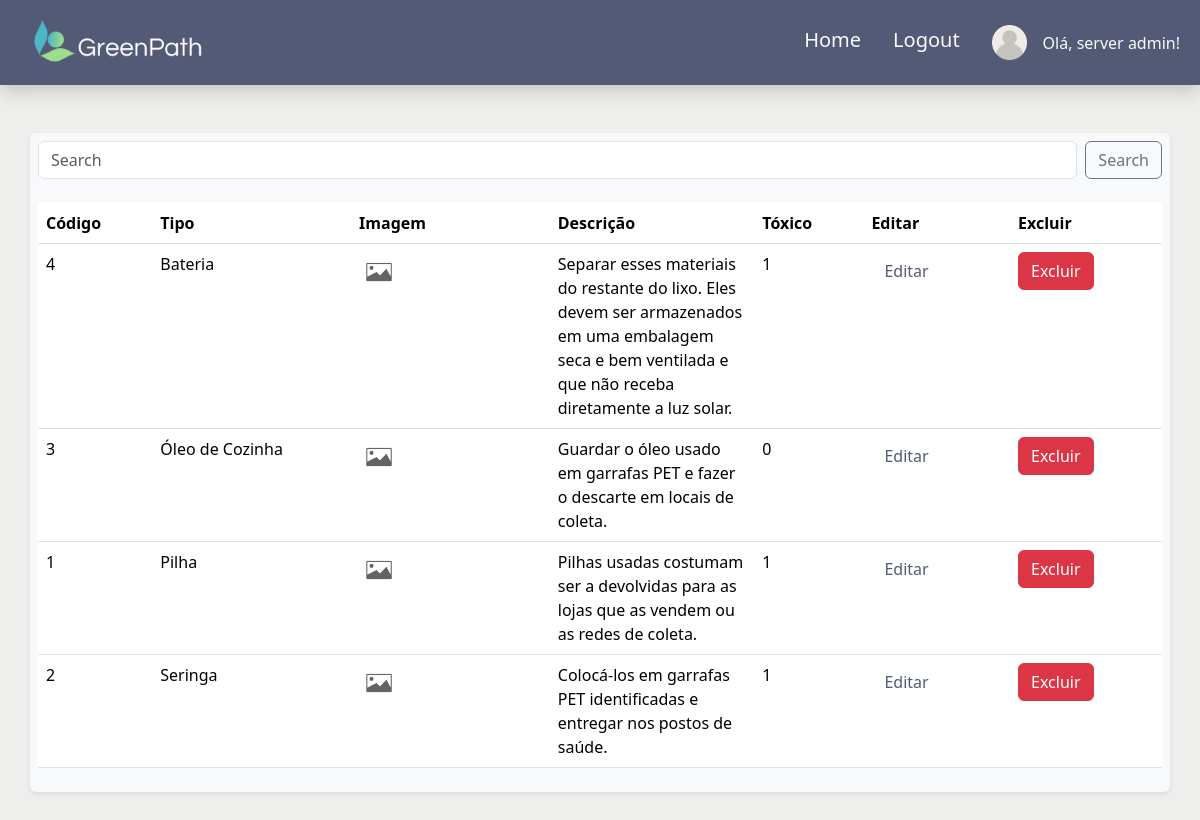
The page /src/page/listarResiduos.php (signed in) on the database its author committed.
### tables this page shows
CREATE TABLE TipoResiduo (
    id_tipo_residuo INT PRIMARY KEY AUTO_INCREMENT NOT NULL,
    nome VARCHAR(50) NOT NULL,
    descricao VARCHAR(255) NOT NULL,
    toxico BOOLEAN NOT NULL,
    imagem MEDIUMBLOB DEFAULT NULL
);

### src/page/listarResiduos.php (the view, shortened to what this page needs)
<!doctype html>
<html lang="en">
<head>
    <link rel="stylesheet" href="../style/styleIndex.css">
    <link href="https://cdn.jsdelivr.net/npm/bootstrap@5.3.3/dist/css/bootstrap.min.css" rel="stylesheet">
</head>
<body style="background-color: #EEEEEC;">
<?php require '../database/connectDB.php'; ?>
<nav class="navbar navbar-expand-lg shadow p-2 mb-5" style="background-color: #535A76;">
          <div class="container-fluid" style="background-color: #535A76;">
            <a class="navbar-brand" href="../../index.php">
              <img src="../../resources/GreenPath.png" alt="GreenPath" width="200" height="59">
            </a>
            <div class="collapse navbar-collapse" id="navbarNav">
              <ul class="navbar-nav ms-auto">
              <li class="nav-item">
                  <a class="nav-link text-light fs-5 p-3" href="#" onclick="window.location.href='homeAdm.php'">Home</a>
                </li>
                <li class="nav-item">
                  <a class="nav-link text-light fs-5 p-3" href="#" onclick="window.location.href='logout.php'">Logout</a>
                </li>
                <li class="nav-item d-flex align-items-center justify-content-between">
                    <a class="nav-link p-3" href="#" onclick="window.location.href='editarConta.php'">
                        <img src="../../resources/do-utilizador.png" alt="GreenPath" style="max-width: 35px;"></a>
                        <span class="navbar-text text-light">
                        <?php
                            if (isset($_SESSION['nome'])) {
                                echo "Olá, " . htmlspecialchars($_SESSION['nome']) . "!";
                            }
                        ?>
                        </span>
                </li>
              </ul>
            </div>
          </div>
        </nav>
    <?php
        $conn = new mysqli($servername, $username, $password, $database);
        if (!empty($_GET['search'])) {
            $searchValue = $_GET['search'];
            $sql = "SELECT id_tipo_residuo, nome, imagem, descricao, toxico
                    FROM TipoResiduo
                    WHERE nome LIKE '%$searchValue%' OR descricao LIKE '%$searchValue%'
                    ORDER BY nome";
        } else {
            $sql = "SELECT id_tipo_residuo, nome, imagem, descricao, toxico
                    FROM TipoResiduo ORDER BY nome";
        }
        echo "<div class='container text-bg-light rounded shadow-sm p-2 mb-5'>";
        echo "<form class='d-flex' role='search' onsubmit='event.preventDefault(); searchData();'>
                <input class='form-control me-2' id='search' type='search' placeholder='Search' aria-label='Search'>
                <button class='btn btn-outline-secondary' type='submit'>Search</button>
              </form><br>";
        if ($result = mysqli_query($conn, $sql)) {
            echo "<table class='table'>";
            echo "<tr>
                    <th width='5%'>Código</th>
                    <th width='10%'>Tipo</th>
                    <th width='10%'>Imagem</th>
                    <th width='10%'>Descrição</th>
                    <th width='5%'>Tóxico</th>
                    <th width='7%'>Editar</th>
                    <th width='7%'>Excluir</th>
                  </tr>";
            if (mysqli_num_rows($result) > 0) {
                while ($row = mysqli_fetch_assoc($result)) {
                    $cod = $row["id_tipo_residuo"];
                    echo "<tr>";
                    echo "<td>" . $cod . "</td>";
                    echo "<td>" . $row["nome"] . "</td>";
                    if ($row['imagem']) {?>
                        <td>
                            <img id="imagemSelecionada" class="rounded-circle" style='max-width: 40px;'  />
                        </td>
                        <?php
                    } else {
                        ?>
                        <td>
                            <img id="imagemSelecionada" class="rounded-circle" src="../../resources/fotoIcon.jpg" style='max-width: 40px;' />
                        </td>
                        <?php
                    }
                    echo "<td>" . $row["descricao"] . "</td>";
                    echo "<td>" . $row["toxico"] . "</td>";
                    echo "<td><a class='btn btn-ligth' style='color: #535A76;' href='editarResiduo.php?id=" . $cod . "'>Editar</a></td>";
                    echo "<td><a class='btn btn-danger' href='excluirResiduo.php?id=" . $cod . "'>Excluir</a></td>";
                    echo "</tr>";
                }
            }
            echo "</table>";
            echo "</div>";
        } else {
            echo "Erro executando SELECT: " . mysqli_error($conn);
        }
    ?>
</body>
</html>

### src/style/styleIndex.css (style rules this page uses)
.form-control { position: relative; z-index: 1; }

### rows shown on the page
tiporesiduo: id_tipo_residuo "4", nome "Bateria", descricao "Separar esses materiais do restante do lixo. Eles devem ser armazenados em uma embalagem seca e bem ventilada e que não receba diretamente a luz solar.", toxico "1"
tiporesiduo: id_tipo_residuo "3", nome "Óleo de Cozinha", descricao "Guardar o óleo usado em garrafas PET e fazer o descarte em locais de coleta.", toxico "0"
tiporesiduo: id_tipo_residuo "1", nome "Pilha", descricao "Pilhas usadas costumam ser a devolvidas para as lojas que as vendem ou as redes de coleta.", toxico "1"
tiporesiduo: id_tipo_residuo "2", nome "Seringa", descricao "Colocá-los em garrafas PET identificadas e entregar nos postos de saúde.", toxico "1"

### other values the page prints
$_SESSION['nome'] "server admin"
